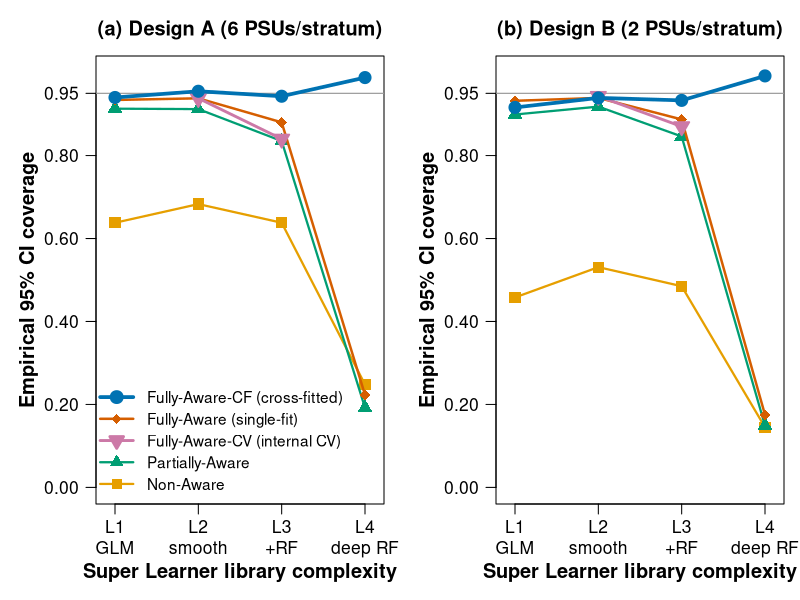
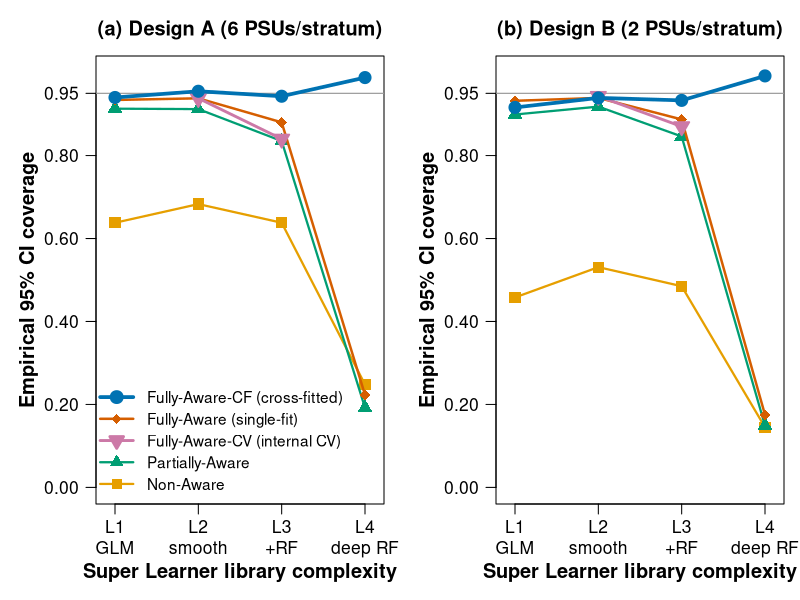

R code for these plots, in order:
# =====================================================================
# render_fig_ladder_allarms.R  --  Web-Appendix companion to the B&W
# main-text Figure 1 (ladder coverage). This colour version adds the
# Fully-Aware-CV (internal cross-validation) arm that Figure 1 omits,
# present only at L2/L3 (a short segment), so the appendix shows that
# internal CV does NOT rescue coverage the way cross-fitting (CF) does.
#
# Reuses the talk-figure logic (Writing/present/make_fig1_cv.R) but writes
# to the APPENDIX images dir and reads results/sim_full_summary.csv via a
# repo-relative path (Rscript cwd MUST be the repo root).
#
# Reads  results/sim_full_summary.csv
# Writes outputs/figures/fig_ladder_allarms.png  (300 dpi)
#        outputs/figures/fig_ladder_allarms.pdf
# Palette = Okabe-Ito (colourblind-safe), shared with the CSEB talk so the
# slides and the paper agree.
# =====================================================================

summ <- read.csv("results/sim_full_summary.csv", stringsAsFactors = FALSE)

# ---- SHARED arm palette (Okabe-Ito, colourblind-safe) ----------------
ARM_COL <- c("Non-Aware"        = "#E69F00",   # orange
             "Partially-Aware"  = "#009E73",   # bluish green
             "Fully-Aware"      = "#D55E00",   # vermillion (single-fit)
             "Fully-Aware-CV"   = "#CC79A7",   # reddish purple (internal CV)
             "Fully-Aware-CF"   = "#0072B2")   # blue (cross-fitted = proposed)
# shapes: sq, tri, diamond, inverted-tri, circle
ARM_PCH <- c("Non-Aware" = 15, "Partially-Aware" = 17, "Fully-Aware" = 18,
             "Fully-Aware-CV" = 25, "Fully-Aware-CF" = 19)

RUNGS    <- c("L1_param", "L2_smooth", "L3_adaptive", "L4_aggressive")
RUNG_LAB <- c("L1\nGLM", "L2\nsmooth", "L3\n+RF", "L4\ndeep RF")
SCEN     <- c("standard", "R1")
SCEN_LAB <- c("(a) Design A (6 PSUs/stratum)", "(b) Design B (2 PSUs/stratum)")

# draw order (CF last = on top); legend order is pedagogical
ARMS    <- c("Non-Aware", "Partially-Aware", "Fully-Aware", "Fully-Aware-CV", "Fully-Aware-CF")
LEG_ORD <- c("Fully-Aware-CF", "Fully-Aware", "Fully-Aware-CV", "Partially-Aware", "Non-Aware")
LEG_LAB <- c("Fully-Aware-CF (cross-fitted)", "Fully-Aware (single-fit)",
             "Fully-Aware-CV (internal CV)", "Partially-Aware", "Non-Aware")
LWD <- c("Non-Aware" = 2.2, "Partially-Aware" = 2.2, "Fully-Aware" = 2.4,
         "Fully-Aware-CV" = 2.8, "Fully-Aware-CF" = 3.6)

cov_at <- function(scen, arm)
  sapply(RUNGS, function(r) {
    v <- summ$coverage[summ$scenario == scen & summ$rung == r & summ$method == arm]
    if (length(v) == 1) v else NA_real_
  })

draw <- function() {
  op <- par(no.readonly = TRUE); on.exit(par(op))
  par(mfrow = c(1, 2), mar = c(4.8, 4.8, 2.8, 0.8), mgp = c(2.9, 0.85, 0),
      cex.axis = 1.05, cex.lab = 1.2, font.lab = 2, las = 1)
  for (j in seq_along(SCEN)) {
    scen <- SCEN[j]
    plot(NA, xlim = c(0.9, 4.1), ylim = c(0, 1), xaxt = "n", yaxt = "n",
         xlab = "Super Learner library complexity",
         ylab = "Empirical 95% CI coverage", main = SCEN_LAB[j], cex.main = 1.2)
    axis(1, at = 1:4, labels = RUNG_LAB, padj = 0.5)
    axis(2, at = c(0, 0.2, 0.4, 0.6, 0.8, 0.95))   # 0.95 labelled ON the axis
    abline(h = 0.95, lty = 1, col = "grey60", lwd = 1.2)
    for (arm in ARMS) {
      y <- cov_at(scen, arm); x <- 1:4; ok <- !is.na(y)
      lines(x[ok], y[ok], lty = 1, lwd = LWD[[arm]], col = ARM_COL[[arm]])
      points(x[ok], y[ok], pch = ARM_PCH[[arm]], cex = 1.5, lwd = 1.8,
             col = ARM_COL[[arm]], bg = ARM_COL[[arm]])
    }
    if (j == 1)
      legend("bottomleft", legend = LEG_LAB, col = ARM_COL[LEG_ORD],
             pch = ARM_PCH[LEG_ORD], pt.bg = ARM_COL[LEG_ORD],
             lwd = LWD[LEG_ORD], lty = 1, bty = "n", cex = 0.92,
             pt.cex = 1.35, seg.len = 2.4, y.intersp = 1.18)
  }
}

img <- file.path("outputs", "figures")
if (!dir.exists(img)) dir.create(img, recursive = TRUE)

png(file.path(img, "fig_ladder_allarms.png"),
    width = 8, height = 4.2, units = "in", res = 300)
draw(); dev.off()

pdf(file.path(img, "fig_ladder_allarms.pdf"), width = 8, height = 4.2)
draw(); dev.off()

# ---- sanity-check report: CV at L2/L3 + CF at L4, both designs ----
cv <- summ[summ$method == "Fully-Aware-CV",
           c("scenario", "rung", "coverage")]
cf4 <- summ[summ$method == "Fully-Aware-CF" & summ$rung == "L4_aggressive",
            c("scenario", "rung", "coverage")]
cat("wrote outputs/figures/fig_ladder_allarms.{png,pdf}\n")
cat("--- Fully-Aware-CV coverage (L2/L3 only) ---\n")
print(cv[order(cv$scenario, cv$rung), ], row.names = FALSE)
cat("--- Fully-Aware-CF coverage at L4 ---\n")
print(cf4[order(cf4$scenario), ], row.names = FALSE)
